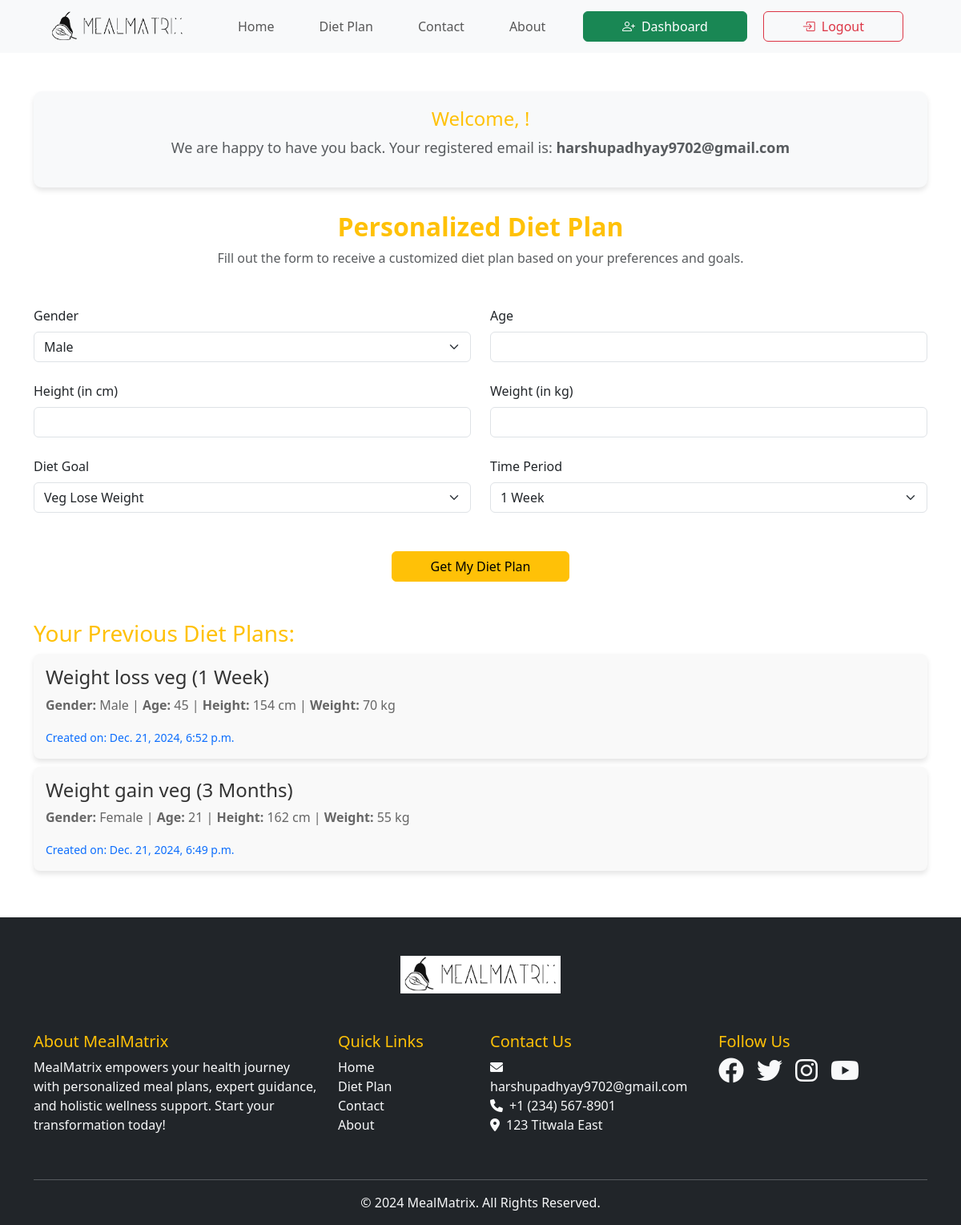
The page /dashboard (signed in) on the database its author committed.
### main_app/models.py (models this page shows, shortened)
class DietPlan(models.Model):
    user = models.ForeignKey(User, on_delete=models.CASCADE)
    gender = models.CharField(max_length=10)
    age = models.PositiveIntegerField()
    height = models.PositiveIntegerField()
    weight = models.PositiveIntegerField()
    diet_goal = models.CharField(max_length=50)
    diet_time_period = models.CharField(max_length=20)
    diet_plan_text = models.TextField()
    created_at = models.DateTimeField(auto_now_add=True)

### main_app/views.py (the view, shortened to what this page needs)
# urls.py: path('dashboard', views.dashboard,name='dashboard'),
@login_required
def dashboard(request):
    user_diet_plans = models.DietPlan.objects.filter(user=request.user).order_by('-created_at')
    return render(request,'userdashboard.html', {'user_diet_plans': user_diet_plans})

### main_app/templates/userdashboard.html (shortened to what this page needs)
{% load static %}
<!doctype html>
<html lang="en">
<head>
    <link href="https://cdn.jsdelivr.net/npm/bootstrap@5.3.3/dist/css/bootstrap.min.css" rel="stylesheet"
>
    <link href="https://cdn.jsdelivr.net/npm/bootstrap-icons/font/bootstrap-icons.css" rel="stylesheet">
    <link href="https://cdnjs.cloudflare.com/ajax/libs/font-awesome/6.0.0-beta3/css/all.min.css" rel="stylesheet">
</head>
<body>
    <nav class="navbar navbar-expand-lg bg-body-tertiary">
        <div class="container-fluid">
            <a class="navbar-brand ms-5" href="{% url 'home' %}">
                <img src="{% static 'images/whitelogo.png' %}" class="navbar-logo" alt="MealMatrix Logo" style="height: 40px;">
            </a>
            <div class="collapse navbar-collapse" id="navbarScroll">
                <ul class="navbar-nav me-auto my-2 my-lg-0 navbar-nav-scroll" style="--bs-scroll-height: 100px;">
                    <li class="nav-item">
                        <a class="nav-link" aria-current="page" href="{% url 'home' %}" style="margin-left: 40px;">Home</a>
                    </li>
                    <li class="nav-item">
                        <a class="nav-link " aria-current="page" href="{% url 'dietplan' %}" style="margin-left: 40px;">Diet Plan</a>
                    </li>
                    <li class="nav-item">
                        <a class="nav-link" aria-current="page" href="{% url 'contact' %}" style="margin-left: 40px;">Contact</a>
                    </li>
                    <li class="nav-item">
                        <a class="nav-link" aria-current="page" href="{% url 'about' %}" style="margin-left: 40px;">About</a>
                    </li>
                </ul>
                <a href="{% url 'dashboard' %}"><button class="btn btn-success px-5" style="margin-right: 20px;"><i class="bi bi-person-plus"
                    style="margin-right: 8px;"></i>Dashboard</button></a>
                <a href="{% url 'logout' %}"><button class="btn btn-outline-danger px-5" style="margin-right: 60px;"><i
                    class="bi bi-box-arrow-in-right" style="margin-right: 8px;"></i>Logout</button></a>
            </div>
        </div>
    </nav>
    <div class="container my-5">
        {% if user.is_authenticated %}
        <div class="welcome-message text-center">
            <h3 class="text-warning">Welcome, {{ user.first_name }}!</h3>
            <p class="text-muted">We are happy to have you back. Your registered email is: <strong>{{ user.email }}</strong></p>
        </div>
        {% endif %}
        <div class="text-center mb-5">
            <h2 class="text-warning fw-bold">Personalized Diet Plan</h2>
            <p class="text-muted">Fill out the form to receive a customized diet plan based on your preferences and goals.</p>
        </div>
        <form method="POST" action="{% url 'dashboard' %}">
            <div class="row g-4">
                <div class="col-md-6">
                    <label for="gender" class="form-label">Gender</label>
                    <select id="gender" required class="form-select" name="gender">
                        <option value="Male">Male</option>
                    </select>
                </div>
                <div class="col-md-6">
                    <label for="age" class="form-label">Age</label>
                    <input type="number" class="form-control" id="age" name="age" required>
                </div>
                <div class="col-md-6">
                    <label for="height" class="form-label">Height (in cm)</label>
                    <input type="number" class="form-control" id="height" name="height" required>
                </div>
                <div class="col-md-6">
                    <label for="weight" class="form-label">Weight (in kg)</label>
                    <input type="number" class="form-control" id="weight" name="weight" required>
                </div>
                <div class="col-md-6">
                    <label for="diet_goal" class="form-label">Diet Goal</label>
                    <select id="diet_goal" class="form-select" name="diet_goal">
                        <option value="Weight loss veg">Veg Lose Weight</option>
                    </select>
                </div>
                <div class="col-md-6">
                    <label for="diet_time_period" class="form-label">Time Period</label>
                    <select id="diet_time_period" class="form-select" name="diet_time_period">
                        <option value="1 Week">1 Week</option>
                    </select>
                </div>
                <div class="col-12 text-center">
                    <button type="submit" class="btn btn-warning px-5 mt-4">Get My Diet Plan</button>
                </div>
            </div>
        </form>
        <div class="mt-5">
            <h3 class="text-warning">Your Previous Diet Plans:</h3>
            {% if user_diet_plans %}
            <div class="list-group">
                {% for plan in user_diet_plans %}
                <div class="diet-plan-item">
                    <a href="{% url 'diet_history' plan.id %}" class="text-decoration-none">
                    <h4>{{ plan.diet_goal }} ({{ plan.diet_time_period }})</h4>
                    <p><strong>Gender:</strong> {{ plan.gender }} | <strong>Age:</strong> {{ plan.age }} | <strong>Height:</strong> {{ plan.height }} cm | <strong>Weight:</strong> {{ plan.weight }} kg</p>
                    <small>Created on: {{ plan.created_at }}</small></a>
                </div>
                {% endfor %}
            </div>
            {% else %}
            <p class="text-muted">You haven't generated any diet plans yet.</p>
            {% endif %}
        </div>
    </div>
    <footer class="bg-dark text-light pt-5 pb-3">
        <div class="container">
            <div class="row justify-content-center mb-5">
                <div class="col-auto">
                    <a href="{% url "home" %}">
                    <img src=" {% static "images/whitelogo.png" %}" alt="MealMatrix Logo" class="footer-logo">
                    </a>
                </div>
            </div>
            <div class="row">
                <div class="col-lg-4 col-md-6 mb-4">
                    <h5 class="text-warning">About MealMatrix</h5>
                    <p>MealMatrix empowers your health journey with personalized meal plans, expert guidance, and holistic wellness support. Start your transformation today!</p>
                </div>
                <div class="col-lg-2 col-md-6 mb-4">
                    <h5 class="text-warning">Quick Links</h5>
                    <ul class="list-unstyled">
                        <li><a href="{% url "home" %}" class="text-light text-decoration-none">Home</a></li>
                        <li><a href="{% url "dietplan" %}" class="text-light text-decoration-none">Diet Plan</a></li>
                        <li><a href="{% url "contact" %}" class="text-light text-decoration-none">Contact</a></li>
                        <li><a href="{% url "about" %}" class="text-light text-decoration-none">About</a></li>
                    </ul>
                </div>
                <div class="col-lg-3 col-md-6 mb-4">
                    <h5 class="text-warning">Contact Us</h5>
                    <ul class="list-unstyled">
                        <li><i class="fas fa-envelope me-2"></i>harshupadhyay9702@gmail.com</li>
                        <li><i class="fas fa-phone me-2"></i>+1 (234) 567-8901</li>
                        <li><i class="fas fa-map-marker-alt me-2"></i>123 Titwala East</li>
                    </ul>
                </div>
                <div class="col-lg-3 col-md-6">
                    <h5 class="text-warning">Follow Us</h5>
                    <div class="d-flex">
                        <a href="#" class="text-light me-3"><i class="fab fa-facebook fa-2x"></i></a>
                        <a href="#" class="text-light me-3"><i class="fab fa-twitter fa-2x"></i></a>
                        <a href="#" class="text-light me-3"><i class="fab fa-instagram fa-2x"></i></a>
                        <a href="#" class="text-light"><i class="fab fa-youtube fa-2x"></i></a>
                    </div>
                </div>
            </div>
            <hr class="border-light">
            <div class="row">
                <div class="col text-center">
                    <p class="mb-0">© 2024 MealMatrix. All Rights Reserved.</p>
                </div>
            </div>
        </div>
    </footer>
</body>
</html>

### main_app/templates/userdashboard.html (style rules this page uses)
.navbar-brand img { height: 40px; background-color: inherit; mix-blend-mode: multiply; border: none; margin: 0; padding: 0; display: inline-block; transition: opacity 0.3s ease; }
.welcome-message { background-color: #f8f9fa; padding: 20px; border-radius: 10px; box-shadow: 0 4px 6px rgba(0, 0, 0, 0.1); margin-bottom: 30px; }
.welcome-message h3 { font-size: 24px; color: #333; }
.welcome-message p { font-size: 18px; color: #666; }
.diet-plan-item { background-color: #f9f9f9; padding: 15px; border-radius: 8px; margin-bottom: 10px; box-shadow: 0 4px 6px rgba(0, 0, 0, 0.1); }
.diet-plan-item h4 { color: #333; }
.diet-plan-item p { color: #666; }
.footer-logo { width: 200px; height: auto; transition: transform 0.3s ease, box-shadow 0.3s ease; }

### rows shown on the page
DietPlan: diet_goal "Weight loss veg", diet_time_period "1 Week", gender "Male", age "45", height "154", weight "70", created_at "Dec. 21, 2024, 6:52 p.m."
DietPlan: diet_goal "Weight gain veg", diet_time_period "3 Months", gender "Female", age "21", height "162", weight "55", created_at "Dec. 21, 2024, 6:49 p.m."

### other values the page prints
{{ user.email }} "harshupadhyay9702@gmail.com"
